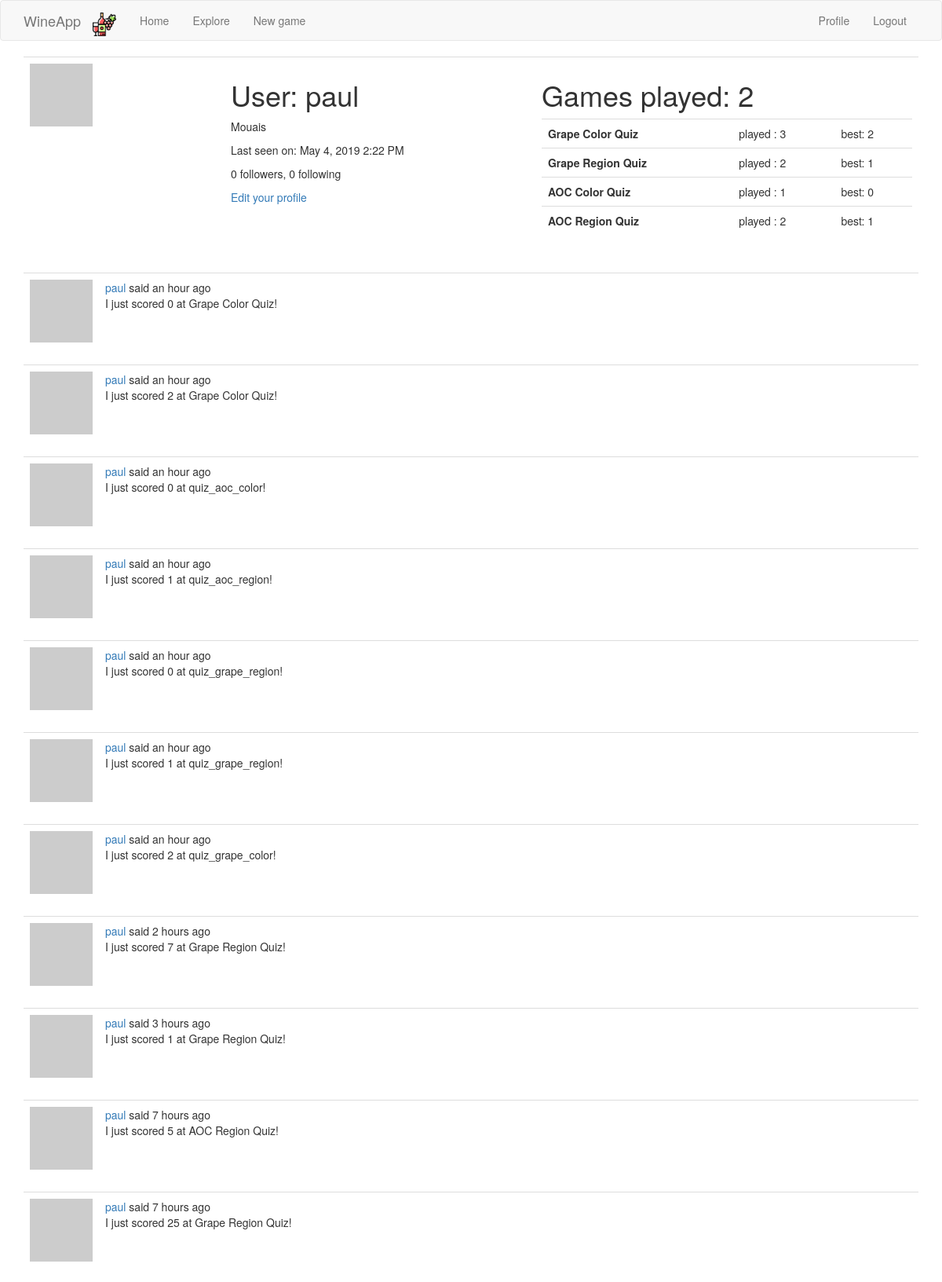
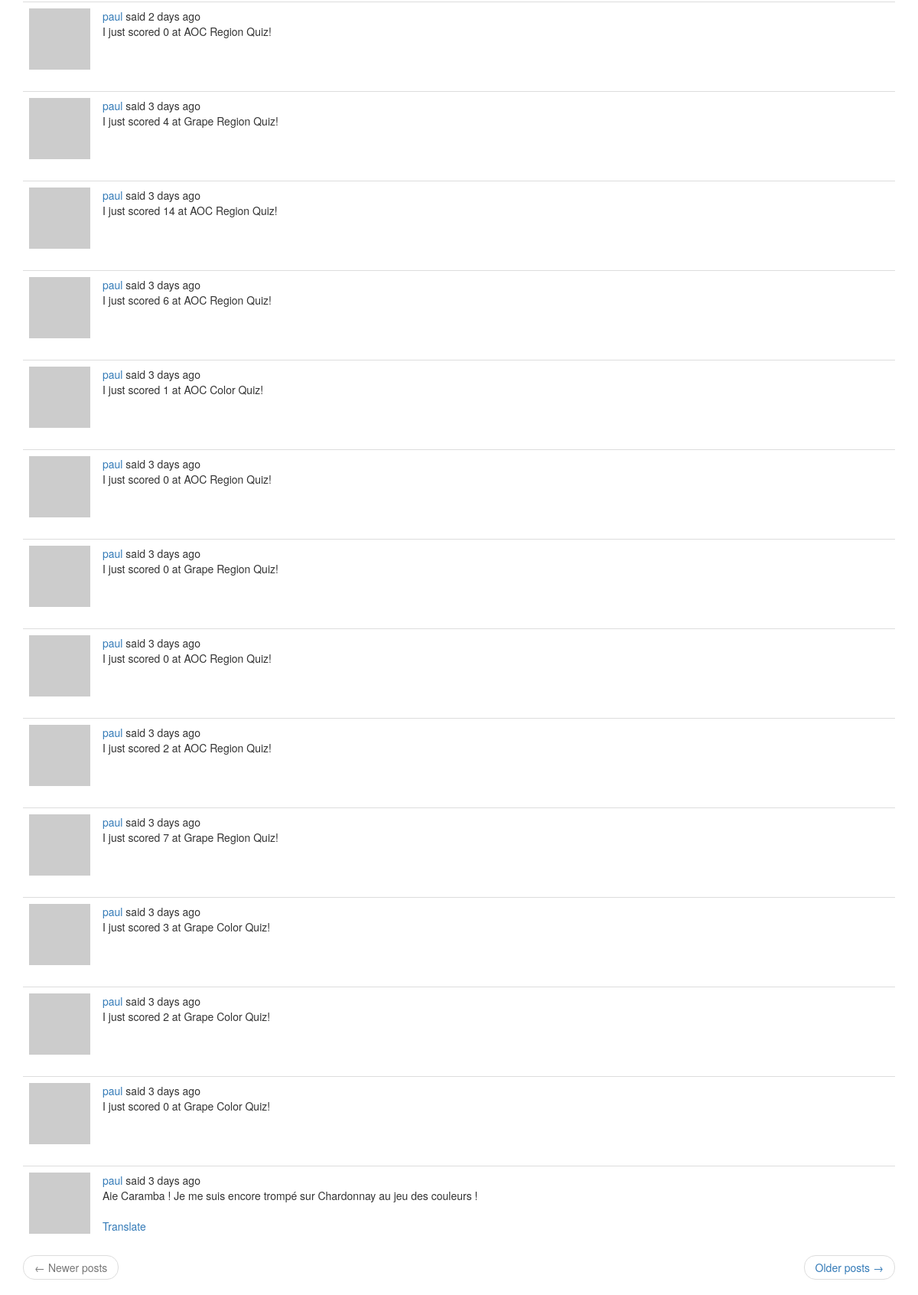
/user/paul (signed in), run on the app's committed database (2 pictures, top to bottom).
### app/models.py (models this page shows, shortened)
class User(UserMixin, db.Model):
    id = db.Column(db.Integer, primary_key=True)
    username = db.Column(db.String(64), index=True, unique=True)
    email = db.Column(db.String(120), index=True, unique=True)
    password_hash = db.Column(db.String(128))
    posts = db.relationship('Post', backref='author', lazy='dynamic')
    about_me = db.Column(db.String(140))
    last_seen = db.Column(db.DateTime, default=datetime.utcnow)
    followed = db.relationship(
        'User', secondary=followers,
        primaryjoin=(followers.c.follower_id == id),
        secondaryjoin=(followers.c.followed_id == id),
        backref=db.backref('followers', lazy='dynamic'), lazy='dynamic')
    def avatar(self, size):
        digest = md5(self.email.lower().encode('utf-8')).hexdigest()
        return 'https://www.gravatar.com/avatar/{}?d=identicon&s={}'.format(
            digest, size)

class Game(db.Model):
    id = db.Column(db.Integer, primary_key=True)
    player_id = db.Column(db.Integer, db.ForeignKey('user.id'))
    game_type = db.Column(db.String(140), index=True)
    score = db.Column(db.Integer, default=0)
    timestamp = db.Column(db.DateTime, default=datetime.utcnow)
    is_over = db.Column(db.Boolean, default=False)

class Post(db.Model):
    id = db.Column(db.Integer, primary_key=True)
    body = db.Column(db.String(140))
    timestamp = db.Column(db.DateTime, index=True, default=datetime.utcnow)
    user_id = db.Column(db.Integer, db.ForeignKey('user.id'))
    language = db.Column(db.String(5))

### app/main/routes.py (the view)
@bp.route('/user/<username>')
@login_required
def user(username):
    user = User.query.filter_by(username=username).first_or_404()
    games = Game.query.filter_by(player_id=user.id).all()
    games_per_type = {}
    for game_type, game_name in current_app.config['GAMES_TO_NAMES'].items():
        games_per_type[(game_type, game_name)] = [game for game in games if game.game_type == game_type]
    summary_per_type = []
    for (game_type, game_name), games in games_per_type.items():
        summary_per_type.append(
            {
                'name': game_name,
                'type': game_type,
                'nb_played': len(games),
                'best': max(games, key=lambda x: x.score).score if len(games) > 0 else _('-')
            }
        )
    page = request.args.get('page', 1, type=int)
    posts = user.posts.order_by(Post.timestamp.desc()).paginate(
        page, current_app.config['POSTS_PER_PAGE'], False)
    next_url = url_for('main.user', username=user.username,
                       page=posts.next_num) if posts.has_next else None
    prev_url = url_for('main.user', username=user.username,
                       page=posts.prev_num) if posts.has_prev else None
    return render_template('user.html', user=user, posts=posts.items,
                           next_url=next_url, prev_url=prev_url, nb_played_games=len(games),
                           games_data=summary_per_type)

### app/main/routes.py (called while the page is built)
@bp.before_app_request
def before_request():
    if current_user.is_authenticated:
        current_user.last_seen = datetime.utcnow()
        db.session.commit()
    g.locale = str(get_locale())

### app/models.py (called while the page is built)
@login.user_loader
def load_user(id):
    return User.query.get(int(id))

### app/templates/user.html
{% extends "base.html" %}
{% block app_content %}
<table class="table table-hover">
    <tr>
        <td width="256px"><img src="{{ user.avatar(256) }}"></td>
        <td>
            <h1>{{ _('User') }}: {{ user.username }}</h1>
            {% if user.about_me %}<p>{{ user.about_me }}</p>{% endif %}
            {% if user.last_seen %}
            <p>{{ _('Last seen on') }}: {{ moment(user.last_seen).format('LLL') }}</p>
            {% endif %}
            <p>{{ _('%(count)d followers', count=user.followers.count()) }}, {{ _('%(count)d following',
                count=user.followed.count()) }}</p>
            {% if user == current_user %}
            <p><a href="{{ url_for('main.edit_profile') }}">{{ _('Edit your profile') }}</a></p>
            {% elif not current_user.is_following(user) %}
            <p><a href="{{ url_for('main.follow', username=user.username) }}">{{ _('Follow') }}</a></p>
            {% else %}
            <p><a href="{{ url_for('main.unfollow', username=user.username) }}">{{ _('Unfollow') }}</a></p>
            {% endif %}
        </td>
        <td>
            <h1>Games played: {{ nb_played_games }}</h1>
            <table class="table table-hover">
                {% for game in games_data %}
                <tr onclick="window.location='{{ url_for('main.quick_new_game', game_type=game.type) }}'">
                    <th>{{ game.name }}</th>
                    <td>played : {{ game.nb_played }}</td>
                    <td>best: {{ game.best }}</td>
                    {% endfor %}
                </tr>
            </table>
        </td>
    </tr>
</table>
{% for post in posts %}
{% include '_post.html' %}
{% endfor %}
<nav aria-label="...">
    <ul class="pager">
        <li class="previous{% if not prev_url %} disabled{% endif %}">
            <a href="{{ prev_url or '#' }}">
                <span aria-hidden="true">&larr;</span> {{ _('Newer posts') }}
            </a>
        </li>
        <li class="next{% if not next_url %} disabled{% endif %}">
            <a href="{{ next_url or '#' }}">
                {{ _('Older posts') }} <span aria-hidden="true">&rarr;</span>
            </a>
        </li>
    </ul>
</nav>
{% endblock %}

### app/templates/_post.html (shortened to what this page needs)
    <table class="table table-hover">
        <tr>
            <td width="70px">
                <a href="{{ url_for('main.user', username=post.author.username) }}">
                    <img src="{{ post.author.avatar(70) }}" />
                </a>
            </td>
            <td>
                {{ _('%(username)s said %(when)s',
                    username=user_link, when=moment(post.timestamp).fromNow()) }}
                <br>
                <span id="post{{ post.id }}">{{ post.body }}</span>
                {% if post.language and post.language != g.locale %}
                <br><br>
                <span id="translation{{ post.id }}">
                    <a href="javascript:translate(
                                '#post{{ post.id }}',
                                '#translation{{ post.id }}',
                                '{{ post.language }}',
                                '{{ g.locale }}');">{{ _('Translate') }}</a>
                </span>
                {% endif %}
            </td>
        </tr>
    </table>

### data on the page
User: username "paul", about_me "Mouais", last_seen "May 4, 2019 2:22 PM"
Game: name "AOC Color Quiz", nb_played "1", best "0"
Game: name "AOC Region Quiz", nb_played "2", best "1"
Post: body "I just scored 0 at Grape Color Quiz!"
Post: body "I just scored 2 at Grape Color Quiz!"
Post: body "I just scored 0 at quiz_aoc_color!"
Post: body "I just scored 1 at quiz_aoc_region!"
Post: body "I just scored 0 at quiz_grape_region!"
Post: body "I just scored 1 at quiz_grape_region!"
Post: body "I just scored 2 at quiz_grape_color!"
Post: body "I just scored 7 at Grape Region Quiz!"
Post: body "I just scored 1 at Grape Region Quiz!"
Post: body "I just scored 5 at AOC Region Quiz!"
Post: body "I just scored 25 at Grape Region Quiz!"
Post: body "I just scored 0 at AOC Region Quiz!"
Post: body "I just scored 4 at Grape Region Quiz!"
Post: body "I just scored 14 at AOC Region Quiz!"
Post: body "I just scored 6 at AOC Region Quiz!"
Post: body "I just scored 1 at AOC Color Quiz!"
Post: body "I just scored 0 at AOC Region Quiz!"
Post: body "I just scored 0 at Grape Region Quiz!"
Post: body "I just scored 0 at AOC Region Quiz!"
Post: body "I just scored 2 at AOC Region Quiz!"
Post: body "I just scored 7 at Grape Region Quiz!"
Post: body "I just scored 3 at Grape Color Quiz!"
Post: body "I just scored 2 at Grape Color Quiz!"
Post: body "I just scored 0 at Grape Color Quiz!"
Post: body "Aie Caramba ! Je me suis encore trompé sur Chardonnay au jeu des couleurs !"

### other printed values
{{ nb_played_games }} "2"
{{ game.name }} "Grape Color Quiz" "Grape Region Quiz"
{{ game.nb_played }} "3" "2"
{{ game.best }} "2" "1"
